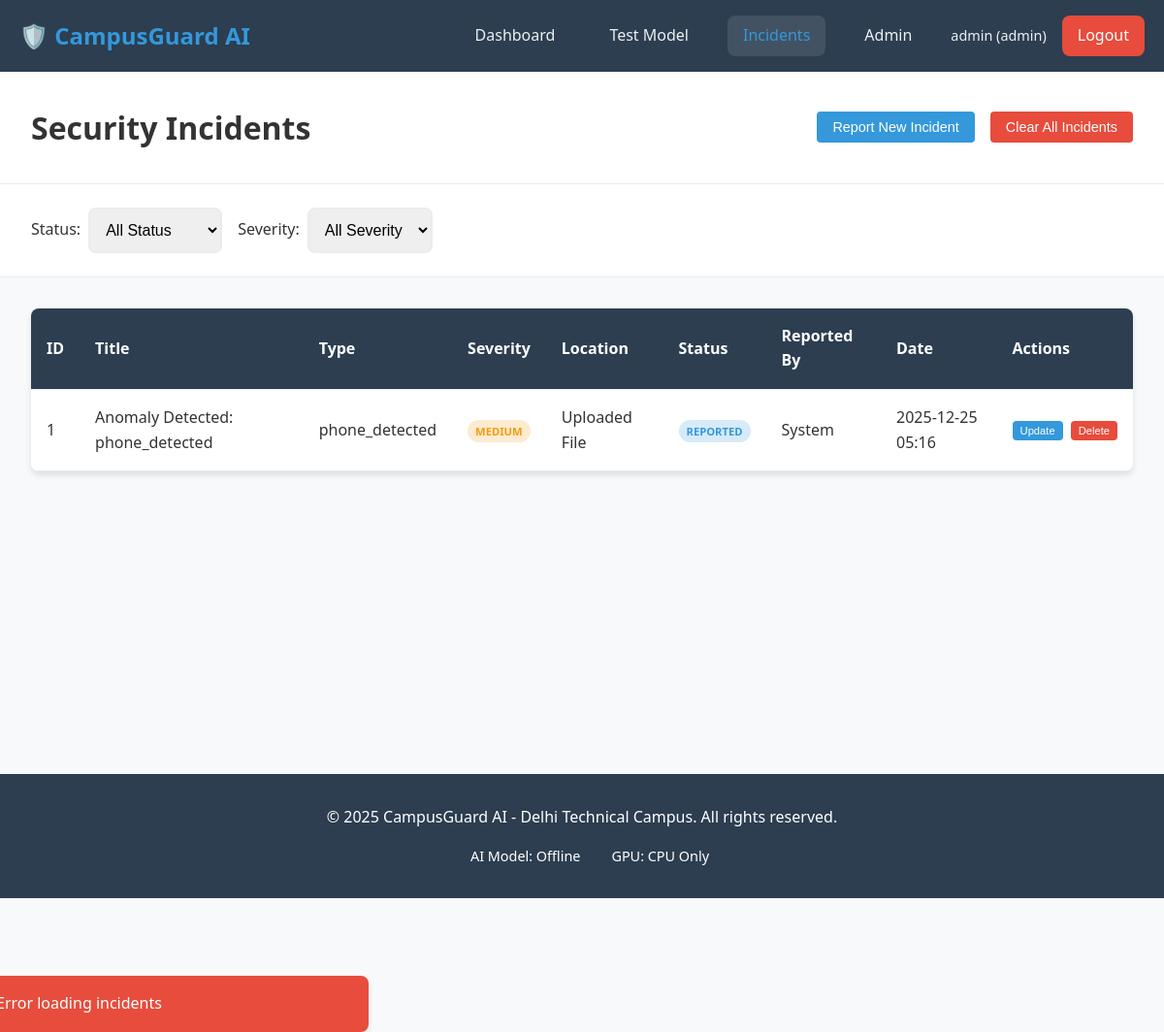
Page /incidents (signed in) on the committed database.
### database.py (models this page shows, shortened)
class User(UserMixin, db.Model):
    __tablename__ = 'users'
    id = db.Column(db.Integer, primary_key=True)
    username = db.Column(db.String(80), unique=True, nullable=False)
    email = db.Column(db.String(120), unique=True, nullable=False)
    password_hash = db.Column(db.String(128), nullable=False)
    role = db.Column(db.String(20), nullable=False, default='student')
    department = db.Column(db.String(100))
    is_active = db.Column(db.Boolean, default=True)
    created_at = db.Column(db.DateTime, default=datetime.utcnow)
    incidents = db.relationship('Incident', backref='reported_by', lazy=True)

class Incident(db.Model):
    __tablename__ = 'incidents'
    id = db.Column(db.Integer, primary_key=True)
    title = db.Column(db.String(200), nullable=False)
    description = db.Column(db.Text)
    incident_type = db.Column(db.String(50), nullable=False)
    severity = db.Column(db.String(20), default='medium')
    location = db.Column(db.String(200))
    camera_id = db.Column(db.Integer, db.ForeignKey('cameras.id'))
    reported_by_id = db.Column(db.Integer, db.ForeignKey('users.id'))
    confidence_score = db.Column(db.Float)
    video_evidence_path = db.Column(db.String(500))
    frame_evidence = db.Column(db.Text)  # Base64 encoded frame
    status = db.Column(db.String(20), default='reported')
    created_at = db.Column(db.DateTime, default=datetime.utcnow)
    resolved_at = db.Column(db.DateTime)

### app.py (the view)
@app.route('/incidents')
@login_required
def incidents():
    incidents_list = Incident.query.order_by(Incident.created_at.desc()).all()
    return render_template('incidents.html', incidents=incidents_list)

### app.py (called while the page is built)
@login_manager.user_loader
def load_user(user_id):
    try:
        return db.session.get(User, int(user_id))
    except Exception:
        return None

### templates/incidents.html (shortened to what this page needs)
{% extends "base.html" %}
{% block content %}
<div class="incidents-header">
    <h1>Security Incidents</h1>
    <div class="header-controls">
        <button id="reportIncident" class="btn btn-primary">Report New Incident</button>
        <button id="clearIncidents" class="btn btn-danger">Clear All Incidents</button>
    </div>
</div>
<div class="incidents-controls">
    <div class="filter-group">
        <label for="statusFilter">Status:</label>
        <select id="statusFilter" class="form-input">
            <option value="all">All Status</option>
        </select>
    </div>
    <div class="filter-group">
        <label for="severityFilter">Severity:</label>
        <select id="severityFilter" class="form-input">
            <option value="all">All Severity</option>
        </select>
    </div>
    <button id="applyFilters" class="btn btn-secondary">Apply Filters</button>
</div>
<div class="incidents-list">
    <div class="incidents-table-container">
        <table class="incidents-table">
            <thead>
                <tr>
                    <th>ID</th>
                    <th>Title</th>
                    <th>Type</th>
                    <th>Severity</th>
                    <th>Location</th>
                    <th>Status</th>
                    <th>Reported By</th>
                    <th>Date</th>
                    <th>Actions</th>
                </tr>
            </thead>
            <tbody id="incidentsTableBody">
                {% for incident in incidents %}
                <tr class="incident-row severity-{{ incident.severity }}">
                    <td>{{ incident.id }}</td>
                    <td>{{ incident.title }}</td>
                    <td>{{ incident.incident_type }}</td>
                    <td>
                        <span class="severity-badge {{ incident.severity }}">
                            {{ incident.severity|upper }}
                        </span>
                    </td>
                    <td>{{ incident.location or 'N/A' }}</td>
                    <td>
                        <span class="status-badge {{ incident.status }}">
                            {{ incident.status|upper }}
                        </span>
                    </td>
                    <td>{{ incident.reported_by.username if incident.reported_by else 'System' }}</td>
                    <td>{{ incident.created_at.strftime('%Y-%m-%d %H:%M') }}</td>
                    <td>
                        <div class="action-buttons">
                            {% if current_user.role in ['admin', 'security'] %}
                                <button class="btn-action btn-edit" data-id="{{ incident.id }}" data-status="{{ incident.status }}">Update</button>
                            {% endif %}
                            {% if current_user.role == 'admin' %}
                                <button class="btn-action btn-delete" data-id="{{ incident.id }}">Delete</button>
                            {% endif %}
                        </div>
                    </td>
                </tr>
                {% endfor %}
            </tbody>
        </table>
    </div>
</div>
{% endblock %}

### templates/base.html (shortened to what this page needs)
<!DOCTYPE html>
<html lang="en">
<head>
    <link rel="stylesheet" href="{{ url_for('static', filename='css/style.css') }}">
</head>
<body>
    <video autoplay muted loop playsinline id="videoBackground">
        <source src="{{ url_for('static', filename='videos/background.mp4') }}" type="video/mp4">
    </video>
    <nav class="navbar">
        <div class="nav-container">
            <div class="nav-logo">
                <h2>🛡️ CampusGuard AI</h2>
            </div>
            <div class="nav-menu">
                {% if current_user.is_authenticated %}
                    <a href="{{ url_for('dashboard') }}" class="nav-link {% if request.endpoint == 'dashboard' %}active{% endif %}">Dashboard</a>
                    <a href="{{ url_for('test') }}" class="nav-link {% if request.endpoint == 'test' %}active{% endif %}">Test Model</a>
                    <a href="{{ url_for('incidents') }}" class="nav-link {% if request.endpoint == 'incidents' %}active{% endif %}">Incidents</a>
                    {% if current_user.role == 'admin' %}
                        <a href="{{ url_for('admin') }}" class="nav-link {% if request.endpoint == 'admin' %}active{% endif %}">Admin</a>
                    {% endif %}
                    <div class="nav-user">
                        <span class="user-info">{{ current_user.username }} ({{ current_user.role }})</span>
                        <a href="{{ url_for('auth.logout') }}" class="nav-link logout-btn">Logout</a>
                    </div>
                {% else %}
                    <a href="{{ url_for('auth.login') }}" class="nav-link">Login</a>
                    <a href="{{ url_for('auth.register') }}" class="nav-link">Register</a>
                {% endif %}
            </div>
        </div>
    </nav>
    <main class="main-content">
        {% block content %}{% endblock %}
    </main>
    <footer class="footer">
        <div class="container">
            <p>&copy; 2025 CampusGuard AI - Delhi Technical Campus. All rights reserved.</p>
            <div class="system-status">
                <span>AI Model: {% if model_loaded %}Loaded{% else %}Offline{% endif %}</span>
                <span>GPU: {% if cuda_available %}Available{% else %}CPU Only{% endif %}</span>
            </div>
        </div>
    </footer>
</body>
</html>

### static/css/style.css (style rules this page uses)
* { margin: 0; padding: 0; box-sizing: border-box; }
:root { --primary-color: #3498db; --primary-dark: #2980b9; --secondary-color: #2c3e50; --success-color: #27ae60; --warning-color: #f39c12; --danger-color: #e74c3c; --info-color: #17a2b8; --light-color: #ecf0f1; --dark-color: #2c3e50; --gray-color: #95a5a6; --border-radius: 8px; --box-shadow: 0 4px 6px rgba(0, 0, 0, 0.1); --transition: all 0.3s ease; }
body { font-family: 'Segoe UI', Tahoma, Geneva, Verdana, sans-serif; line-height: 1.6; color: #333; background-color: #f8f9fa; }
.container { max-width: 1200px; margin: 0 auto; padding: 0 20px; }
.navbar { background: var(--secondary-color); color: white; padding: 1rem 0; box-shadow: var(--box-shadow); position: sticky; top: 0; z-index: 1000; }
.nav-container { max-width: 1200px; margin: 0 auto; padding: 0 20px; display: flex; justify-content: space-between; align-items: center; }
.nav-logo h2 { color: var(--primary-color); font-size: 1.5rem; }
.nav-menu { display: flex; gap: 1.5rem; align-items: center; }
.nav-link { color: var(--light-color); text-decoration: none; padding: 0.5rem 1rem; border-radius: var(--border-radius); transition: var(--transition); font-weight: 500; }
.nav-link:hover, .nav-link.active { background-color: rgba(255, 255, 255, 0.1); color: var(--primary-color); }
.nav-user { display: flex; align-items: center; gap: 1rem; }
.user-info { color: var(--light-color); font-size: 0.9rem; }
.logout-btn { background: var(--danger-color); color: white; }
.main-content { min-height: calc(100vh - 140px); }
.btn { padding: 0.75rem 1.5rem; border: none; border-radius: var(--border-radius); text-decoration: none; font-weight: 600; cursor: pointer; transition: var(--transition); display: inline-block; text-align: center; font-size: 0.9rem; }
.btn-primary { background: var(--primary-color); color: white; }
.btn-secondary { background: transparent; color: white; border: 2px solid white; }
.btn-danger { background: var(--danger-color); color: white; }
.form-input { width: 100%; padding: 0.75rem; border: 2px solid #e9ecef; border-radius: var(--border-radius); font-size: 1rem; transition: var(--transition); }
.incidents-header { background: white; padding: 2rem; border-bottom: 1px solid #e9ecef; display: flex; justify-content: space-between; align-items: center; }
.incidents-controls { background: white; padding: 1.5rem 2rem; display: flex; gap: 1rem; align-items: center; border-bottom: 1px solid #e9ecef; }
.filter-group { display: flex; align-items: center; gap: 0.5rem; }
.incidents-list { padding: 2rem; }
.incidents-table-container { background: white; border-radius: var(--border-radius); box-shadow: var(--box-shadow); overflow: hidden; }
.incidents-table { width: 100%; border-collapse: collapse; }
.incidents-table th, .incidents-table td { padding: 1rem; text-align: left; border-bottom: 1px solid #e9ecef; }
.incidents-table th { background: var(--secondary-color); color: white; font-weight: 600; }
.severity-badge, .status-badge { padding: 0.25rem 0.5rem; border-radius: 12px; font-size: 0.7rem; font-weight: bold; text-transform: uppercase; }
.severity-badge.medium { background: #fdebd0; color: var(--warning-color); }
.status-badge.reported { background: #d6eaf8; color: var(--primary-color); }
.action-buttons { display: flex; gap: 0.5rem; }
.btn-action { padding: 0.25rem 0.5rem; border: none; border-radius: 4px; font-size: 0.7rem; cursor: pointer; transition: var(--transition); }
.btn-edit { background: var(--primary-color); color: white; }
.btn-delete { background: var(--danger-color); color: white; }
.footer { background: var(--secondary-color); color: white; text-align: center; padding: 2rem 0; margin-top: 4rem; }
.system-status { display: flex; justify-content: center; gap: 1rem; margin-top: 1rem; font-size: 0.9rem; }
.header-controls { display: flex; gap: 1rem; }
.btn { padding: 8px 16px; border-radius: 4px; cursor: pointer; border: none; font-weight: 500; transition: var(--transition); }
.btn-primary { background-color: var(--primary-color); color: white; }
.btn-danger { background-color: var(--danger-color); color: white; }

### templates/base.html (style rules this page uses)
#videoBackground { position: fixed; top: 0; left: 0; width: 100%; height: 100%; object-fit: cover; z-index: -1; }
body::before { content: ''; position: fixed; top: 0; left: 0; width: 100%; height: 100%; z-index: -1; }
.navbar, .main-content, .footer, .flash-messages, .auth-container { position: relative; z-index: 10; }

### rows in the picture
User: username "admin", role "admin"
Incident: id "1", title "Anomaly Detected: phone_detected", incident_type "phone_detected", severity "MEDIUM", location "Uploaded File", status "REPORTED", reported_by "System", created_at "2025-12-25 05:16"
